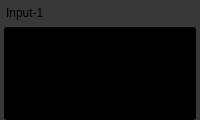
         <widget class="QFrame" name="inputDisplay1">
          <property name="sizePolicy">
           <sizepolicy hsizetype="Expanding" vsizetype="Expanding">
            <horstretch>0</horstretch>
            <verstretch>0</verstretch>
           </sizepolicy>
          </property>
          <property name="minimumSize">
           <size>
            <width>150</width>
            <height>120</height>
           </size>
          </property>
          <property name="styleSheet">
           <string notr="true">background-color: #383838; border-radius: 5px;</string>
          </property>
          <property name="frameShape">
           <enum>QFrame::Shape::StyledPanel</enum>
          </property>
          <property name="frameShadow">
           <enum>QFrame::Shadow::Raised</enum>
          </property>
          <layout class="QVBoxLayout" name="verticalLayout_input1">
           <property name="spacing">
            <number>2</number>
           </property>
           <property name="leftMargin">
            <number>4</number>
           </property>
           <property name="topMargin">
            <number>1</number>
           </property>
           <property name="rightMargin">
            <number>4</number>
           </property>
           <property name="bottomMargin">
            <number>0</number>
           </property>
           <item>
            <layout class="QHBoxLayout" name="horizontalLayout_input1Header">
             <property name="spacing">
              <number>4</number>
             </property>
             <item>
              <spacer name="horizontalSpacer_3">
               <property name="orientation">
                <enum>Qt::Orientation::Horizontal</enum>
               </property>
               <property name="sizeType">
                <enum>QSizePolicy::Policy::Preferred</enum>
               </property>
               <property name="sizeHint" stdset="0">
                <size>
                 <width>2</width>
                 <height>20</height>
                </size>
               </property>
              </spacer>
             </item>
             <item>
              <widget class="QLabel" name="label_input1">
               <property name="text">
                <string>Input-1</string>
               </property>
              </widget>
             </item>
             <item>
              <spacer name="horizontalSpacer_input1">
               <property name="orientation">
                <enum>Qt::Orientation::Horizontal</enum>
               </property>
               <property name="sizeHint" stdset="0">
                <size>
                 <width>40</width>
                 <height>20</height>
                </size>
               </property>
              </spacer>
             </item>
             <item>
              <widget class="QPushButton" name="input1SettingsButton">
               <property name="minimumSize">
                <size>
                 <width>24</width>
                 <height>24</height>
                </size>
               </property>
               <property name="maximumSize">
                <size>
                 <width>24</width>
                 <height>24</height>
                </size>
               </property>
               <property name="text">
                <string/>
               </property>
               <property name="icon">
                <iconset resource="resources.qrc">
                 <normaloff>:/icons/Settings.png</normaloff>:/icons/Settings.png</iconset>
               </property>
               <property name="iconSize">
                <size>
                 <width>16</width>
                 <height>16</height>
                </size>
               </property>
               <property name="flat">
                <bool>true</bool>
               </property>
              </widget>
             </item>
             <item>
              <widget class="QPushButton" name="input1AudioButton">
               <property name="minimumSize">
                <size>
                 <width>24</width>
                 <height>24</height>
                </size>
               </property>
               <property name="maximumSize">
                <size>
                 <width>24</width>
                 <height>24</height>
                </size>
               </property>
               <property name="text">
                <string/>
               </property>
               <property name="icon">
                <iconset resource="resources.qrc">
                 <normaloff>:/icons/Volume.png</normaloff>
                 <normalon>:/icons/Mute.png</normalon>:/icons/Volume.png</iconset>
               </property>
               <property name="iconSize">
                <size>
                 <width>16</width>
                 <height>16</height>
                </size>
               </property>
               <property name="checkable">
                <bool>true</bool>
               </property>
               <property name="flat">
                <bool>true</bool>
               </property>
              </widget>
             </item>
            </layout>
           </item>
           <item>
            <widget class="QFrame" name="inputVideoFrame1">
             <property name="sizePolicy">
              <sizepolicy hsizetype="Expanding" vsizetype="Expanding">
               <horstretch>0</horstretch>
               <verstretch>0</verstretch>
              </sizepolicy>
             </property>
             <property name="styleSheet">
              <string notr="true">background-color: black; border-radius: 3px;</string>
             </property>
             <property name="frameShape">
              <enum>QFrame::Shape::StyledPanel</enum>
             </property>
             <property name="frameShadow">
              <enum>QFrame::Shadow::Raised</enum>
             </property>
            </widget>
           </item>
          </layout>
         </widget>
